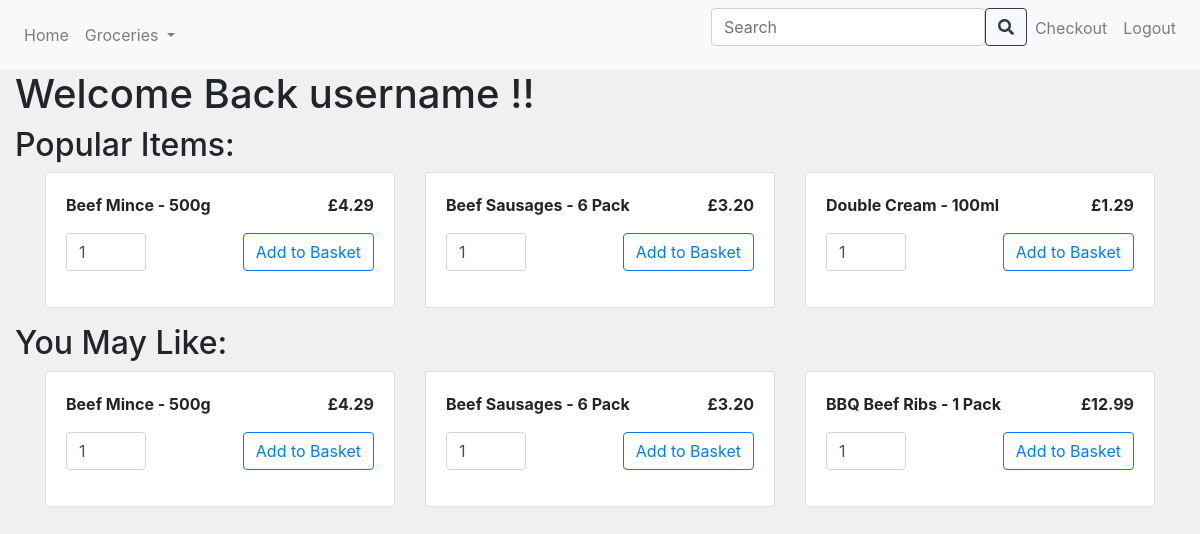
/home/1, run on the app's committed database.
### app/models.py (models this page shows, shortened)
class Users(db.Model):
    id = db.Column(db.Integer, primary_key=True)
    username = db.Column(db.String(500), index=True, unique=True)
    password = db.Column(db.String(500))

class Items(db.Model):
      id = db.Column(db.Integer, primary_key=True)
      name = db.Column(db.String(500), unique=True)
      price = db.Column(db.Double)
      stock = db.Column(db.Integer)
      category = db.Column(db.String(500))

### app/views.py (the view)
@app.route('/home/<int:user_id>', methods=['GET', 'POST'])
def home(user_id):
    user = Users.query.get(user_id)
    basket_entries = Basket.query.all()
    items = {}
    for basket in basket_entries:
            if basket.item in items.keys():
                quantity = items.get(basket.item)
                items.update({basket.item: quantity + basket.quantity})
            else:
                items[basket.item] = basket.quantity
    most_popular = 0
    second_popular = 0
    third_popular = 0
    for q in items.values():
        if q > most_popular:
            m = most_popular
            most_popular = q
            q = second_popular
            second_popular = m
            third_popular = q
        elif q > second_popular:
            s = second_popular
            second_popular = q
            third_popular = s
        elif q > third_popular:
            third_popular = q
    popular = []
    for x, y in items.items():
        if y >= third_popular:
            popular.append(x)
    if Basket.query.filter_by(user_id=user_id).count() > 0:
        item_id = Basket.query.filter_by(user_id=user_id).first().item_id
        item = Items.query.get(item_id)
        split = item.name.split()
        results = Items.query.filter(Items.name.ilike(f"%{split[0]}%")).all()
        results = results + Items.query.filter(Items.name.ilike(f"%{split[1]}%")).all()
        results = list(dict.fromkeys(results))
    else:
        results=[]
    return render_template('home.html', title='home', user=user, popular=popular, results=results)

### app/templates/home.html (shortened to what this page needs)
{% extends "base.html" %}
{% block content %}
<h1>Welcome Back {{ user.username }} !!</h1>
<h2>Popular Items:</h2>
<div class="container">
    <div class="row">
        {% for i in popular %}
            <div class="col-md-4 mb-3">
                <div class="card">
                    <div class="card-body">
                        <div class="d-flex justify-content-between">
                            <div style="font-size: 1rem; font-weight: bold;">{{ i.name }}</div>
                            <div style="font-size: 1rem; font-weight: bold;">£{{ "%.2f" | format(i.price) }}</div>
                        </div>
                        <form action="/add_to_basket_home" method="post" class="mt-3">
                            <div class="d-flex justify-content-between align-items-center">
                                <input type="number" name="quantity" class="form-control quantity-input" id="quantity-{{ i.id }}" value="1" min="1" style="width: 80px;">
                                <input type="submit" name="submit_button" class="btn btn-outline-primary" value="Add to Basket">
                            </div>
                        </form>
                    </div>
                </div>
            </div>
        {% endfor %}
    </div>
</div>
<h2>You May Like:</h2>
<div class="container">
    {% if results %}
        <div class="row">
            {% for i in results %}
                <div class="col-md-4 mb-3">
                    <div class="card">
                        <div class="card-body">
                            <div class="d-flex justify-content-between">
                                <div style="font-size: 1rem; font-weight: bold;">{{ i.name }}</div>
                                <div style="font-size: 1rem; font-weight: bold;">£{{ "%.2f" | format(i.price) }}</div>
                            </div>
                            <form action="/add_to_basket_home" method="post" class="mt-3">
                                <div class="d-flex justify-content-between align-items-center">
                                    <input type="number" name="quantity" class="form-control quantity-input" id="quantity-{{ i.id }}" value="1" min="1" style="width: 80px;">
                                    <input type="submit" name="submit_button" class="btn btn-outline-primary" value="Add to Basket">
                                </div>
                            </form>
                        </div>
                    </div>
                </div>
            {% endfor %}
        </div>
    {% else %}
        <div class="alert alert-info text-center mt-3" role="alert">
            <strong>Please shop for suggestions!</strong>
        </div>
    {% endif %}
</div>
{% endblock %}

### app/templates/base.html (style rules this page uses)
body { background-color: #f0f0f0; }

### data on the page
Users: username "username"
Items: name "Beef Mince - 500g", price "4.29"
Items: name "Beef Sausages - 6 Pack", price "3.20"
Items: name "Double Cream - 100ml", price "1.29"
Items: name "BBQ Beef Ribs - 1 Pack", price "12.99"
